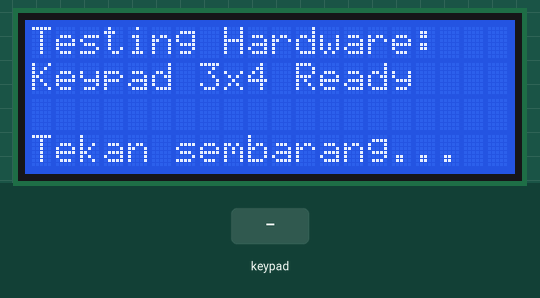
Simulated run of this sketch. Board: ESP32. On the bench: 20×4 character LCD. The inputs (shaded band) are chosen by the test bench. What the sketch prints to the serial monitor is not drawn.

Above: at 1.3 s.
1.4 s: keypad keys 2 6 2 5 3 3 # pressed 0.4 s apart
At 2.2 s:
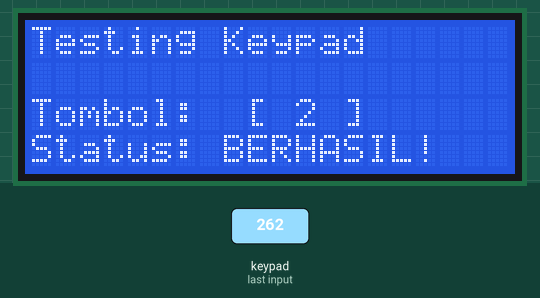
5.7 s: key '*' pressed
8.7 s: key '1' pressed
At 11.4 s:
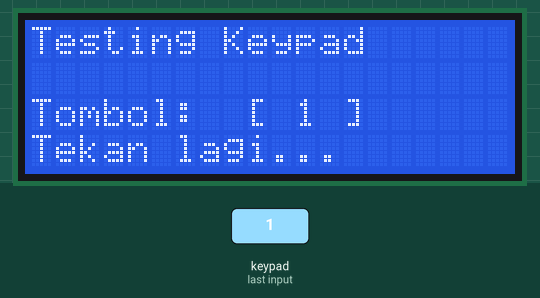
11.6 s: keypad keys 1 3 1 2 1 4 2 7 pressed 0.4 s apart
At 17.6 s:
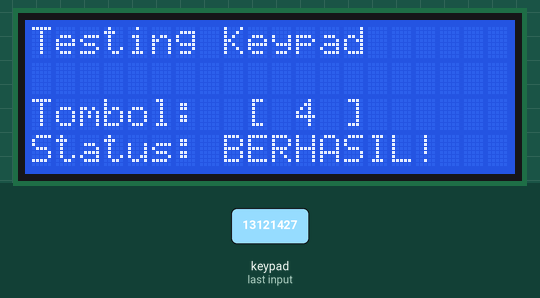
17.8 s: key '#' pressed
20.8 s: key '2' pressed
At 22.8 s:
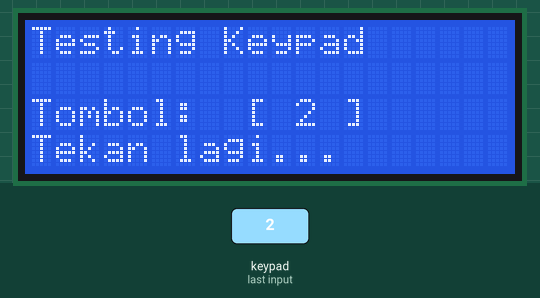
Timing chart, 0 to 24.3 s (numbered marks = the images above; inputs shaded):
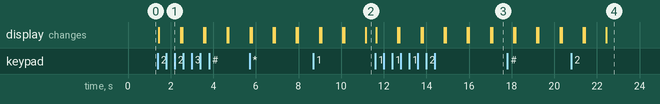

Measured:
- after the input at 1.4 s, the display: changes after 0.05 s (image 1)
- after the input at 8.7 s, the display: first differs from a run without the input after 1.4 s (image 2 shows a later state)
- after the input at 11.6 s, the display: first changes after 0.05 s (image 3 shows a later state)
- after the input at 20.8 s, the display: first differs from a run without the input after 0.62 s (image 4 shows a later state)

The sketch:

Keypad-Test.ino
```cpp
#include <Wire.h>
#include <LiquidCrystal_I2C.h>
#include <Keypad.h>

// --- KONFIGURASI LCD ---
// Sesuaikan alamat I2C (biasanya 0x27 atau 0x3F)
LiquidCrystal_I2C lcd(0x3F, 20, 4);

// --- KONFIGURASI KEYPAD 3x4 ---
const byte ROWS = 4; // Empat baris
const byte COLS = 3; // Tiga kolom

char keys[ROWS][COLS] = {
  {'1','2','3'},
  {'4','5','6'},
  {'7','8','9'},
  {'*','0','#'}
};

// Mapping Pin sesuai Markdown Wiring sebelumnya
byte rowPins[ROWS] = {13, 12, 14, 27};
byte colPins[COLS] = {26, 25, 33};

Keypad keypad = Keypad(makeKeymap(keys), rowPins, colPins, ROWS, COLS);

void setup() {
  Serial.begin(115200);

  // Inisialisasi LCD
  lcd.init();
  lcd.backlight();

  // Pesan Awal
  lcd.setCursor(0, 0);
  lcd.print("Testing Hardware:");
  lcd.setCursor(0, 1);
  lcd.print("Keypad 3x4 Ready");
  lcd.setCursor(0, 3);
  lcd.print("Tekan sembarang...");

  Serial.println("System Ready. Silakan tekan tombol pada Keypad.");
}

void loop() {
  char key = keypad.getKey();

  if (key) {
    // Tampilkan di Serial Monitor
    Serial.print("Tombol ditekan: ");
    Serial.println(key);

    // Tampilkan di LCD
    lcd.clear();
    lcd.setCursor(0, 0);
    lcd.print("Testing Keypad");

    lcd.setCursor(0, 2);
    lcd.print("Tombol: ");
    lcd.setCursor(9, 2);
    lcd.print("[ ");
    lcd.print(key);
    lcd.print(" ]");

    lcd.setCursor(0, 3);
    lcd.print("Status: BERHASIL!");

    // Delay sebentar agar terlihat, lalu tampilkan instruksi lagi
    delay(1000);
    lcd.setCursor(0, 3);
    lcd.print("Tekan lagi...       ");
  }
}
```
